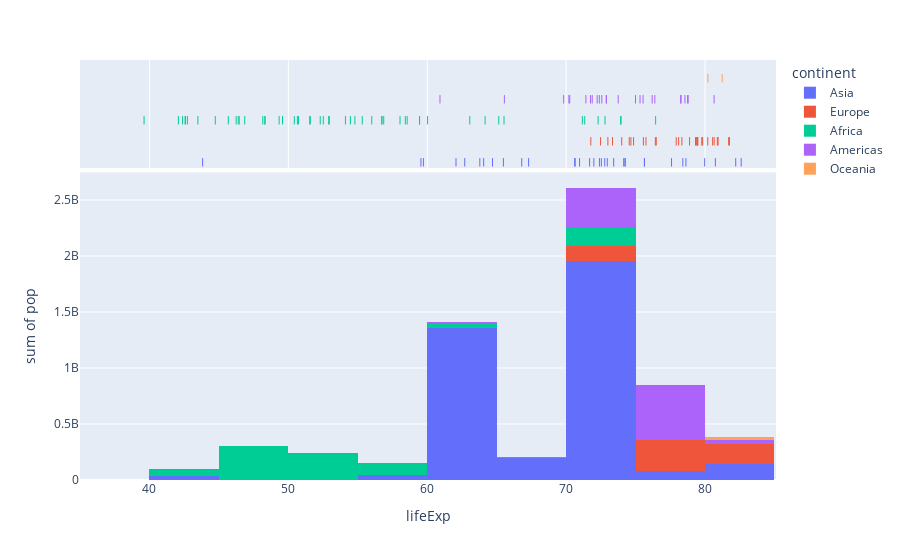

The code cell stored with this chart in its notebook:
### Code cell
px.histogram(df, x='lifeExp', y='pop', marginal='rug', hover_name='country', height=700, color='continent'
            )

### Figure 1 — Plotly figure (JSON) as saved in the notebook; plotly's stock layout.template omitted (floating-point values rounded to 4 significant figures)
{"data": [{"alignmentgroup": "True", "bingroup": "x", "histfunc": "sum", "hovertemplate": "continent=Asia<br>lifeExp=%{x}<br>sum of pop=%{y}<extra></extra>", "legendgroup": "Asia", "marker": {"color": "#636efa", "pattern": {"shape": ""}}, "name": "Asia", "offsetgroup": "Asia", "orientation": "v", "showlegend": true, "type": "histogram", "x": [43.83, 75.64, 64.06, 59.72, 72.96, 82.21, 64.7, 70.65, 70.96, 59.55, 80.75, 82.6, 72.53, 67.3, 78.62, 77.59, 71.99, 74.24, 66.8, 62.07, 63.78, 75.64, 65.48, 71.69, 72.78, 79.97, 72.4, 74.14, 78.4, 70.62, 74.25, 73.42, 62.7], "xaxis": "x", "y": [31889923, 708573, 150448339, 14131858, 1318683096, 6980412, 1110396331, 223547000, 69453570, 27499638, 6426679, 127467972, 6053193, 23301725, 49044790, 2505559, 3921278, 24821286, 2874127, 47761980, 28901790, 3204897, 169270617, 91077287, 27601038, 4553009, 20378239, 19314747, 23174294, 65068149, 85262356, 4018332, 22211743], "yaxis": "y"}, {"alignmentgroup": "True", "boxpoints": "all", "fillcolor": "rgba(255,255,255,0)", "hoveron": "points", "hovertemplate": "<b>%{hovertext}</b><br><br>continent=Asia<br>lifeExp=%{x}<extra></extra>", "hovertext": ["Afghanistan", "Bahrain", "Bangladesh", "Cambodia", "China", "Hong Kong, China", "India", "Indonesia", "Iran", "Iraq", "Israel", "Japan", "Jordan", "Korea, Dem. Rep.", "Korea, Rep.", "Kuwait", "Lebanon", "Malaysia", "Mongolia", "Myanmar", "Nepal", "Oman", "Pakistan", "Philippines", "Saudi Arabia", "Singapore", "Sri Lanka", "Syria", "Taiwan", "Thailand", "Vietnam", "West Bank and Gaza", "Yemen, Rep."], "jitter": 0, "legendgroup": "Asia", "line": {"color": "rgba(255,255,255,0)"}, "marker": {"color": "#636efa", "symbol": "line-ns-open"}, "name": "Asia", "offsetgroup": "Asia", "showlegend": false, "type": "box", "x": [43.83, 75.64, 64.06, 59.72, 72.96, 82.21, 64.7, 70.65, 70.96, 59.55, 80.75, 82.6, 72.53, 67.3, 78.62, 77.59, 71.99, 74.24, 66.8, 62.07, 63.78, 75.64, 65.48, 71.69, 72.78, 79.97, 72.4, 74.14, 78.4, 70.62, 74.25, 73.42, 62.7], "xaxis": "x2", "yaxis": "y2"}, {"alignmentgroup": "True", "bingroup": "x", "histfunc": "sum", "hovertemplate": "continent=Europe<br>lifeExp=%{x}<br>sum of pop=%{y}<extra></extra>", "legendgroup": "Europe", "marker": {"color": "#EF553B", "pattern": {"shape": ""}}, "name": "Europe", "offsetgroup": "Europe", "orientation": "v", "showlegend": true, "type": "histogram", "x": [76.42, 79.83, 79.44, 74.85, 73.0, 75.75, 76.49, 78.33, 79.31, 80.66, 79.41, 79.48, 73.34, 81.76, 78.89, 80.55, 74.54, 79.76, 80.2, 75.56, 78.1, 72.48, 74.0, 74.66, 77.93, 80.94, 80.88, 81.7, 71.78, 79.42], "xaxis": "x", "y": [3600523, 8199783, 10392226, 4552198, 7322858, 4493312, 10228744, 5468120, 5238460, 61083916, 82400996, 10706290, 9956108, 301931, 4109086, 58147733, 684736, 16570613, 4627926, 38518241, 10642836, 22276056, 10150265, 5447502, 2009245, 40448191, 9031088, 7554661, 71158647, 60776238], "yaxis": "y"}, {"alignmentgroup": "True", "boxpoints": "all", "fillcolor": "rgba(255,255,255,0)", "hoveron": "points", "hovertemplate": "<b>%{hovertext}</b><br><br>continent=Europe<br>lifeExp=%{x}<extra></extra>", "hovertext": ["Albania", "Austria", "Belgium", "Bosnia and Herzegovina", "Bulgaria", "Croatia", "Czech Republic", "Denmark", "Finland", "France", "Germany", "Greece", "Hungary", "Iceland", "Ireland", "Italy", "Montenegro", "Netherlands", "Norway", "Poland", "Portugal", "Romania", "Serbia", "Slovak Republic", "Slovenia", "Spain", "Sweden", "Switzerland", "Turkey", "United Kingdom"], "jitter": 0, "legendgroup": "Europe", "line": {"color": "rgba(255,255,255,0)"}, "marker": {"color": "#EF553B", "symbol": "line-ns-open"}, "name": "Europe", "offsetgroup": "Europe", "showlegend": false, "type": "box", "x": [76.42, 79.83, 79.44, 74.85, 73.0, 75.75, 76.49, 78.33, 79.31, 80.66, 79.41, 79.48, 73.34, 81.76, 78.89, 80.55, 74.54, 79.76, 80.2, 75.56, 78.1, 72.48, 74.0, 74.66, 77.93, 80.94, 80.88, 81.7, 71.78, 79.42], "xaxis": "x2", "yaxis": "y2"}, {"alignmentgroup": "True", "bingroup": "x", "histfunc": "sum", "hovertemplate": "continent=Africa<br>lifeExp=%{x}<br>sum of pop=%{y}<extra></extra>", "legendgroup": "Africa", "marker": {"color": "#00cc96", "pattern": {"shape": ""}}, "name": "Africa", "offsetgroup": "Africa", "orientation": "v", "showlegend": true, "type": "histogram", "x": [72.3, 42.73, 56.73, 50.73, 52.3, 49.58, 50.43, 44.74, 50.65, 65.15, 46.46, 55.32, 48.33, 54.79, 71.34, 51.58, 58.04, 52.95, 56.73, 59.45, 60.02, 56.01, 46.39, 54.11, 42.59, 45.68, 73.95, 59.44, 48.3, 54.47, 64.16, 72.8, 71.16, 42.08, 52.91, 56.87, 46.86, 76.44, 46.24, 65.53, 63.06, 42.57, 48.16, 49.34, 58.56, 39.61, 52.52, 58.42, 73.92, 51.54, 42.38, 43.49], "xaxis": "x", "y": [33333216, 12420476, 8078314, 1639131, 14326203, 8390505, 17696293, 4369038, 10238807, 710960, 64606759, 3800610, 18013409, 496374, 80264543, 551201, 4906585, 76511887, 1454867, 1688359, 22873338, 9947814, 1472041, 35610177, 2012649, 3193942, 6036914, 19167654, 13327079, 12031795, 3270065, 1250882, 33757175, 19951656, 2055080, 12894865, 135031164, 798094, 8860588, 199579, 12267493, 6144562, 9118773, 43997828, 42292929, 1133066, 38139640, 5701579, 10276158, 29170398, 11746035, 12311143], "yaxis": "y"}, {"alignmentgroup": "True", "boxpoints": "all", "fillcolor": "rgba(255,255,255,0)", "hoveron": "points", "hovertemplate": "<b>%{hovertext}</b><br><br>continent=Africa<br>lifeExp=%{x}<extra></extra>", "hovertext": ["Algeria", "Angola", "Benin", "Botswana", "Burkina Faso", "Burundi", "Cameroon", "Central African Republic", "Chad", "Comoros", "Congo, Dem. Rep.", "Congo, Rep.", "Cote d'Ivoire", "Djibouti", "Egypt", "Equatorial Guinea", "Eritrea", "Ethiopia", "Gabon", "Gambia", "Ghana", "Guinea", "Guinea-Bissau", "Kenya", "Lesotho", "Liberia", "Libya", "Madagascar", "Malawi", "Mali", "Mauritania", "Mauritius", "Morocco", "Mozambique", "Namibia", "Niger", "Nigeria", "Reunion", "Rwanda", "Sao Tome and Principe", "Senegal", "Sierra Leone", "Somalia", "South Africa", "Sudan", "Swaziland", "Tanzania", "Togo", "Tunisia", "Uganda", "Zambia", "Zimbabwe"], "jitter": 0, "legendgroup": "Africa", "line": {"color": "rgba(255,255,255,0)"}, "marker": {"color": "#00cc96", "symbol": "line-ns-open"}, "name": "Africa", "offsetgroup": "Africa", "showlegend": false, "type": "box", "x": [72.3, 42.73, 56.73, 50.73, 52.3, 49.58, 50.43, 44.74, 50.65, 65.15, 46.46, 55.32, 48.33, 54.79, 71.34, 51.58, 58.04, 52.95, 56.73, 59.45, 60.02, 56.01, 46.39, 54.11, 42.59, 45.68, 73.95, 59.44, 48.3, 54.47, 64.16, 72.8, 71.16, 42.08, 52.91, 56.87, 46.86, 76.44, 46.24, 65.53, 63.06, 42.57, 48.16, 49.34, 58.56, 39.61, 52.52, 58.42, 73.92, 51.54, 42.38, 43.49], "xaxis": "x2", "yaxis": "y2"}, {"alignmentgroup": "True", "bingroup": "x", "histfunc": "sum", "hovertemplate": "continent=Americas<br>lifeExp=%{x}<br>sum of pop=%{y}<extra></extra>", "legendgroup": "Americas", "marker": {"color": "#ab63fa", "pattern": {"shape": ""}}, "name": "Americas", "offsetgroup": "Americas", "orientation": "v", "showlegend": true, "type": "histogram", "x": [75.32, 65.55, 72.39, 80.65, 78.55, 72.89, 78.78, 78.27, 72.23, 74.99, 71.88, 70.26, 60.92, 70.2, 72.57, 76.19, 72.9, 75.54, 71.75, 71.42, 78.75, 69.82, 78.24, 76.38, 73.75], "xaxis": "x", "y": [40301927, 9119152, 190010647, 33390141, 16284741, 44227550, 4133884, 11416987, 9319622, 13755680, 6939688, 12572928, 8502814, 7483763, 2780132, 108700891, 5675356, 3242173, 6667147, 28674757, 3942491, 1056608, 301139947, 3447496, 26084662], "yaxis": "y"}, {"alignmentgroup": "True", "boxpoints": "all", "fillcolor": "rgba(255,255,255,0)", "hoveron": "points", "hovertemplate": "<b>%{hovertext}</b><br><br>continent=Americas<br>lifeExp=%{x}<extra></extra>", "hovertext": ["Argentina", "Bolivia", "Brazil", "Canada", "Chile", "Colombia", "Costa Rica", "Cuba", "Dominican Republic", "Ecuador", "El Salvador", "Guatemala", "Haiti", "Honduras", "Jamaica", "Mexico", "Nicaragua", "Panama", "Paraguay", "Peru", "Puerto Rico", "Trinidad and Tobago", "United States", "Uruguay", "Venezuela"], "jitter": 0, "legendgroup": "Americas", "line": {"color": "rgba(255,255,255,0)"}, "marker": {"color": "#ab63fa", "symbol": "line-ns-open"}, "name": "Americas", "offsetgroup": "Americas", "showlegend": false, "type": "box", "x": [75.32, 65.55, 72.39, 80.65, 78.55, 72.89, 78.78, 78.27, 72.23, 74.99, 71.88, 70.26, 60.92, 70.2, 72.57, 76.19, 72.9, 75.54, 71.75, 71.42, 78.75, 69.82, 78.24, 76.38, 73.75], "xaxis": "x2", "yaxis": "y2"}, {"alignmentgroup": "True", "bingroup": "x", "histfunc": "sum", "hovertemplate": "continent=Oceania<br>lifeExp=%{x}<br>sum of pop=%{y}<extra></extra>", "legendgroup": "Oceania", "marker": {"color": "#FFA15A", "pattern": {"shape": ""}}, "name": "Oceania", "offsetgroup": "Oceania", "orientation": "v", "showlegend": true, "type": "histogram", "x": [81.23, 80.2], "xaxis": "x", "y": [20434176, 4115771], "yaxis": "y"}, {"alignmentgroup": "True", "boxpoints": "all", "fillcolor": "rgba(255,255,255,0)", "hoveron": "points", "hovertemplate": "<b>%{hovertext}</b><br><br>continent=Oceania<br>lifeExp=%{x}<extra></extra>", "hovertext": ["Australia", "New Zealand"], "jitter": 0, "legendgroup": "Oceania", "line": {"color": "rgba(255,255,255,0)"}, "marker": {"color": "#FFA15A", "symbol": "line-ns-open"}, "name": "Oceania", "offsetgroup": "Oceania", "showlegend": false, "type": "box", "x": [81.23, 80.2], "xaxis": "x2", "yaxis": "y2"}], "layout": {"autosize": true, "barmode": "relative", "legend": {"title": {"text": "continent"}, "tracegroupgap": 0}, "margin": {"t": 60}, "xaxis": {"anchor": "y", "autorange": true, "domain": [0, 1], "range": [35, 85.11], "title": {"text": "lifeExp"}, "type": "linear"}, "xaxis2": {"anchor": "y2", "autorange": true, "domain": [0, 1], "matches": "x", "range": [35, 85.11], "showgrid": true, "showticklabels": false, "type": "linear"}, "yaxis": {"anchor": "x", "autorange": true, "domain": [0, 0.7326], "range": [0, 2747000000.0], "title": {"text": "sum of pop"}, "type": "linear"}, "yaxis2": {"anchor": "x2", "autorange": true, "domain": [0.7426, 1], "matches": "y2", "range": [-0.6063, 4.5], "showgrid": false, "showline": false, "showticklabels": false, "ticks": "", "type": "category"}}}
